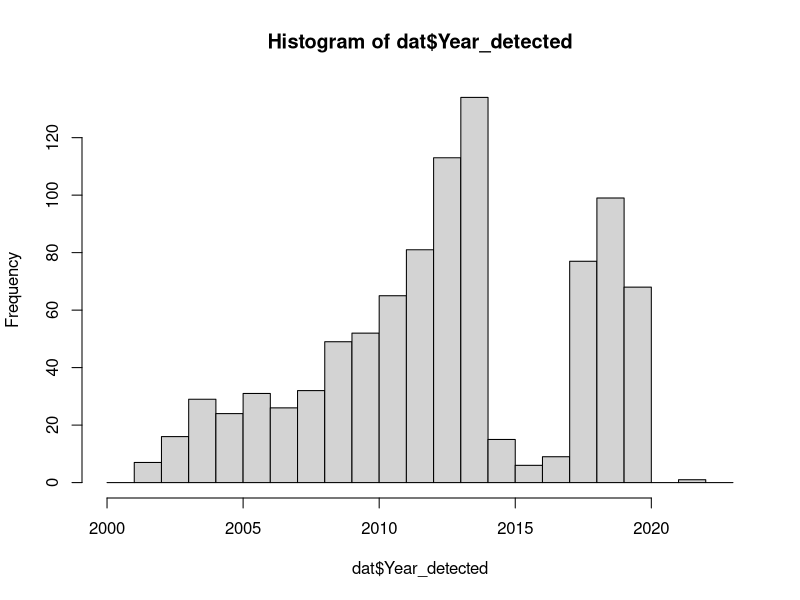

Source code (R):

dat <- read.csv("EAB detection EABinfo 2_8_2024.csv")
dat$State <- as.factor(dat$State)
dat$County <- as.factor(dat$County)

hist(dat$Year_detected, breaks=2000:2023)
dat$State
unique(dat$State)
levels(dat$State)
